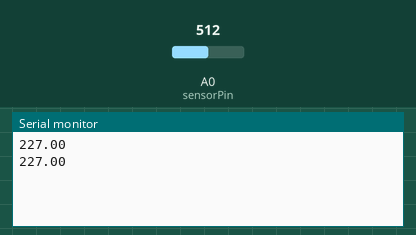
The sketch below on a simulated Arduino Uno, built with avr-gcc and run on an emulated ATmega328P. On the bench: the last lines printed to the serial monitor. The inputs (shaded band) are chosen by the test bench; at power-on: A0 (sensorPin) = 512.

Above: at 3.3 s.
3.4 s: A0 (sensorPin) set to 716
At 5.4 s:
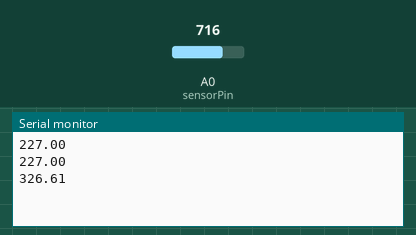
6.7 s: A0 (sensorPin) set to 900
At 8.6 s:
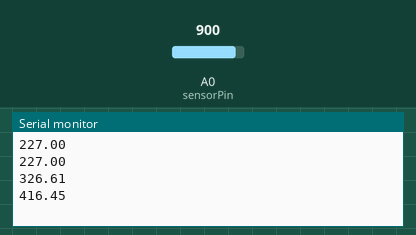
Timing chart, 0 to 10.1 s (numbered marks = the images above; inputs shaded):
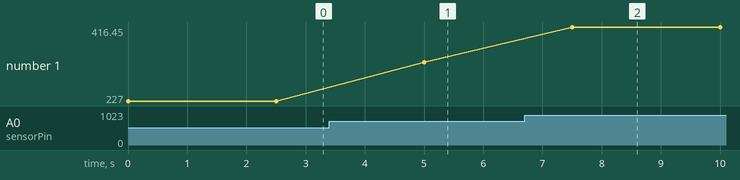

The sketch:

C_digo-arduino.ino
```cpp
const int sensorPin = A0; //PINO ANALÓGICO UTILIZADO PELO SENSOR

float temperatura = 0; //VARIÁVEL DO TIPO FLOAT

void setup(){

Serial.begin(9600); //INICIALIZAÇÃO DA SERIAL

}

void loop(){

temperatura = ((analogRead(sensorPin) * 0.0048828125 * 100)-23); //VARIÁVEL RECEBE A TEMPERATURA MEDIDA

//Serial.print("Temperatura = "); //IMPRIME O TEXTO NA SERIAL

Serial.println(temperatura); //IMPRIME NA SERIAL A TEMPERATURA MEDIDA

//Serial.println(" C"); //IMPRIME O TEXTO NA SERIAL

delay((2500)); //INTERVALO DE 5 SEGUNDOS (5000 MILISSEGUNDOS)

}
```

Measured:
- after the input at 3.4 s, the serial monitor: prints a new line after 1.6 s (image 1)
- after the input at 6.7 s, the serial monitor: prints a new line after 0.80 s (image 2)
- plotted number 1: 227 → 326.61 after the input at 3.4 s, 326.61 → 416.45 after the input at 6.7 s
